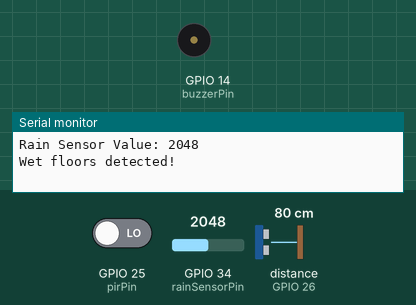
Recording of a sketch running on a simulated ESP32. On the bench: buzzer (waves = sounding, pin HIGH), the last lines printed to the serial monitor. Inputs (shaded band) come from the test bench; at power-on: GPIO 25 (pirPin) LOW, distance to the obstacle (sensor on GPIO 26) 80 cm, GPIO 34 (rainSensorPin) = 2048. The echo pulse lasts 58.3 µs per cm.

Above: at 1.9 s.
2.0 s: GPIO 25 (pirPin) driven HIGH
3.6 s: GPIO 25 (pirPin) driven LOW
At 7.4 s:
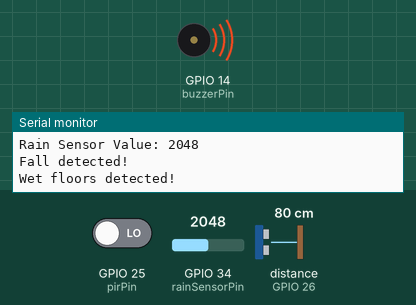
7.7 s: distance to the obstacle (sensor on GPIO 26) set to 27 cm
9.2 s: distance to the obstacle (sensor on GPIO 26) set to 22 cm
Timing chart, 0 to 12.2 s (numbered marks = the images above; inputs shaded):
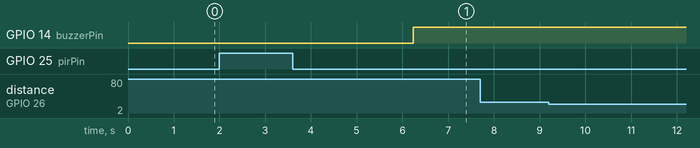

Measured:
- after the input at 3.6 s, GPIO 14 (buzzerPin): LOW → HIGH after 2.6 s

The sketch:

FallDetectionusingPIRndULTRASONICdoesntwork.ino
```cpp
#include <NewPing.h>

// Define pins and constants
const int trigPin = 27;
const int echoPin = 26;
const int pirPin = 25;
const int buzzerPin = 14;
const int rainSensorPin = 34; // Analog pin for rain sensor
const int MAX_DISTANCE = 200; // Maximum distance for ultrasonic sensor

// Initialize NewPing instance
NewPing sonar(trigPin, echoPin, MAX_DISTANCE);
int pirState = LOW;  // Initialize PIR state
bool personInBathroom = false;

void setup() {
  Serial.begin(115200);
  pinMode(pirPin, INPUT);
  pinMode(buzzerPin, OUTPUT);
}

void loop() {
  delay(50); // Wait 50ms between pings (about 20 pings/sec)
  unsigned int distance = sonar.ping_cm();
  pirState = digitalRead(pirPin);
  int rainValue = analogRead(rainSensorPin);

  // Display sensor readings
  Serial.print("Ultrasonic Distance: ");
  Serial.print(distance);
  Serial.print(" cm, PIR State: ");
  Serial.println(pirState == HIGH ? "HIGH (Movement Detected)" : "LOW (No Movement)");
  Serial.print("Rain Sensor Value: ");
  Serial.println(rainValue);

  // Check if PIR sensor detects movement (person entering)
  if (pirState == HIGH && !personInBathroom) {
    personInBathroom = true;
    Serial.println("Person entered bathroom");
  }

  // Check if ultrasonic sensor detects the person
  if (personInBathroom && distance > 0 && distance < 25) { // Adjust threshold as needed
    Serial.println("Person detected in bathroom");
  } else if (personInBathroom && (distance == 0 || distance >= 25)) {
    // If person not detected by ultrasonic sensor, double recheck for fall detection
    int fallRecheckCounter = 0;
    delay(500);
    pirState = digitalRead(pirPin); // First recheck of PIR sensor
    if (pirState == LOW) {
      fallRecheckCounter++;
    }

    delay(500); // Wait for another 0.5 seconds for the second recheck
    pirState = digitalRead(pirPin); // Second recheck of PIR sensor
    if (pirState == LOW) {
      fallRecheckCounter++;
    }

    if (fallRecheckCounter == 2) {
      Serial.println("Fall detected!");
      digitalWrite(buzzerPin, HIGH); // Trigger alert (e.g., buzzer)
      // Add code to send alert via communication module
    }
  }

  // Check if rain sensor detects wet conditions
  if (rainValue < 4095) { // Adjust threshold as needed
    Serial.println("Wet floors detected!");
  }

  // Check for exit confirmation
  if (personInBathroom && (distance == 0 || distance >= 25)) {
    int exitRecheckCounter = 0;
    delay(500); // Wait for 2 seconds before the first recheck
    pirState = digitalRead(pirPin); // First recheck of PIR sensor
    if (pirState == LOW) {
      exitRecheckCounter++;
    }

    delay(500); // Wait for another 2 seconds for the second recheck
    pirState = digitalRead(pirPin); // Second recheck of PIR sensor
    if (pirState == HIGH) {
      exitRecheckCounter++;
    }

    if (exitRecheckCounter == 2) {
      personInBathroom = false;
      digitalWrite(buzzerPin, LOW);
      Serial.println("Person exited bathroom");
    }
  }

  delay(1000); // Adjust delay as needed
}
```
